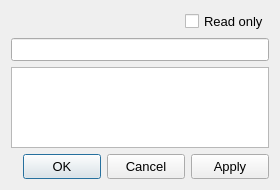
<?xml version="1.0" encoding="UTF-8"?>
<ui version="4.0">
 <class>DialogPEExportFunction</class>
 <widget class="QDialog" name="DialogPEExportFunction">
  <property name="windowModality">
   <enum>Qt::ApplicationModal</enum>
  </property>
  <property name="geometry">
   <rect>
    <x>0</x>
    <y>0</y>
    <width>280</width>
    <height>190</height>
   </rect>
  </property>
  <property name="minimumSize">
   <size>
    <width>280</width>
    <height>190</height>
   </size>
  </property>
  <property name="maximumSize">
   <size>
    <width>280</width>
    <height>190</height>
   </size>
  </property>
  <property name="font">
   <font>
    <pointsize>10</pointsize>
    <weight>50</weight>
    <bold>false</bold>
   </font>
  </property>
  <property name="windowTitle">
   <string>Export Function</string>
  </property>
  <layout class="QVBoxLayout" name="verticalLayout">
   <item>
    <layout class="QHBoxLayout" name="horizontalLayout_3">
     <item>
      <spacer name="horizontalSpacer_2">
       <property name="orientation">
        <enum>Qt::Horizontal</enum>
       </property>
       <property name="sizeHint" stdset="0">
        <size>
         <width>40</width>
         <height>20</height>
        </size>
       </property>
      </spacer>
     </item>
     <item>
      <widget class="QCheckBoxX" name="checkBoxReadOnly">
       <property name="text">
        <string>Read only</string>
       </property>
       <property name="checked">
        <bool>false</bool>
       </property>
      </widget>
     </item>
    </layout>
   </item>
   <item>
    <widget class="QLineEditX" name="lineEditFunctionName">
     <property name="alignment">
      <set>Qt::AlignCenter</set>
     </property>
     <property name="readOnly">
      <bool>true</bool>
     </property>
    </widget>
   </item>
   <item>
    <widget class="QTableWidgetX" name="tableWidgetExportFunction">
     <property name="font">
      <font>
       <pointsize>8</pointsize>
       <weight>50</weight>
       <bold>false</bold>
      </font>
     </property>
     <property name="editTriggers">
      <set>QAbstractItemView::NoEditTriggers</set>
     </property>
     <property name="selectionMode">
      <enum>QAbstractItemView::SingleSelection</enum>
     </property>
     <property name="selectionBehavior">
      <enum>QAbstractItemView::SelectItems</enum>
     </property>
     <attribute name="horizontalHeaderVisible">
      <bool>false</bool>
     </attribute>
     <attribute name="verticalHeaderVisible">
      <bool>false</bool>
     </attribute>
    </widget>
   </item>
   <item>
    <layout class="QHBoxLayout" name="horizontalLayout">
     <item>
      <spacer name="horizontalSpacer_9">
       <property name="orientation">
        <enum>Qt::Horizontal</enum>
       </property>
       <property name="sizeHint" stdset="0">
        <size>
         <width>50</width>
         <height>20</height>
        </size>
       </property>
      </spacer>
     </item>
     <item>
      <widget class="QPushButtonX" name="pushButtonOK">
       <property name="minimumSize">
        <size>
         <width>78</width>
         <height>25</height>
        </size>
       </property>
       <property name="maximumSize">
        <size>
         <width>78</width>
         <height>25</height>
        </size>
       </property>
       <property name="text">
        <string>OK</string>
       </property>
      </widget>
     </item>
     <item>
      <widget class="QPushButtonX" name="pushButtonCancel">
       <property name="minimumSize">
        <size>
         <width>78</width>
         <height>25</height>
        </size>
       </property>
       <property name="maximumSize">
        <size>
         <width>78</width>
         <height>25</height>
        </size>
       </property>
       <property name="text">
        <string>Cancel</string>
       </property>
      </widget>
     </item>
     <item>
      <widget class="QPushButtonX" name="pushButtonApply">
       <property name="minimumSize">
        <size>
         <width>78</width>
         <height>25</height>
        </size>
       </property>
       <property name="maximumSize">
        <size>
         <width>78</width>
         <height>25</height>
        </size>
       </property>
       <property name="text">
        <string>Apply</string>
       </property>
      </widget>
     </item>
    </layout>
   </item>
  </layout>
 </widget>
 <customwidgets>
  <customwidget>
   <class>QPushButtonX</class>
   <extends>QPushButton</extends>
   <header>qpushbuttonx.h</header>
  </customwidget>
  <customwidget>
   <class>QLineEditX</class>
   <extends>QLineEdit</extends>
   <header>qlineeditx.h</header>
  </customwidget>
  <customwidget>
   <class>QCheckBoxX</class>
   <extends>QCheckBox</extends>
   <header>qcheckboxx.h</header>
  </customwidget>
  <customwidget>
   <class>QTableWidgetX</class>
   <extends>QTableWidget</extends>
   <header>qtablewidgetx.h</header>
  </customwidget>
 </customwidgets>
 <resources/>
 <connections/>
</ui>
